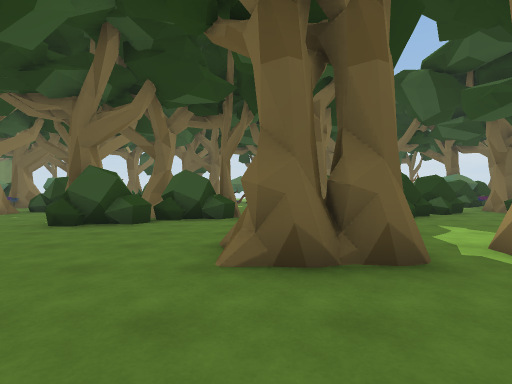
view 1 (above)

21 first-person views from a walk through a 3-D level made in the Unity game engine. The camera is 1.3 m above the floor, looks level and sees 85° across. The floor is counted in squares, 2 m on a side. Each view is taken from the middle of a square. On the plan, view 1 faces up. The plan holds only what a view shows up to about 9 squares ahead; the rest is blank. The place goes on beyond the plan. The player is left out.

view 2
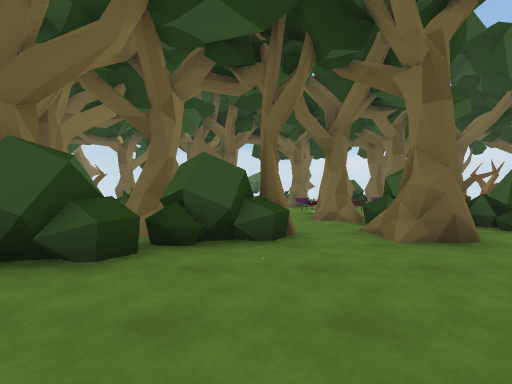

view 3
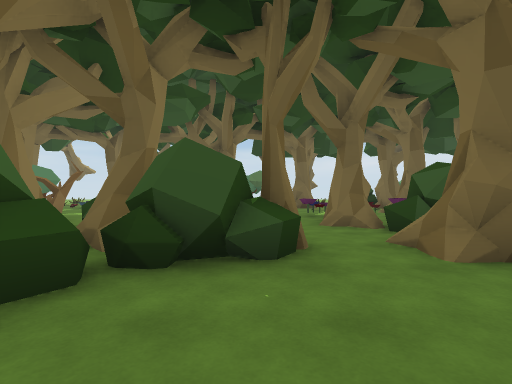

view 4
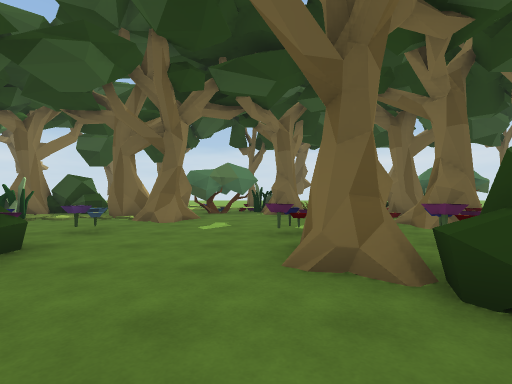

view 5
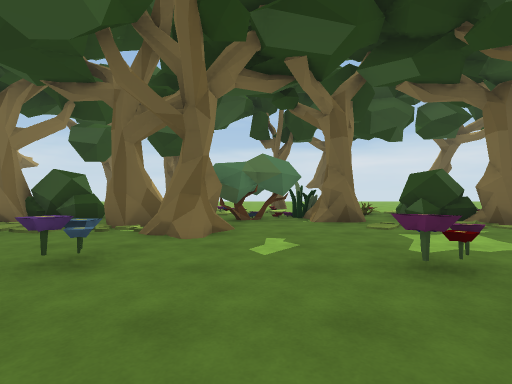

view 6
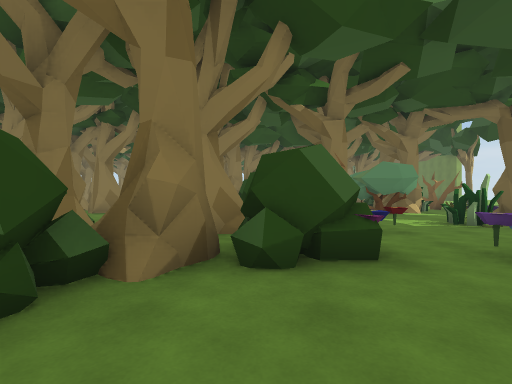

view 7
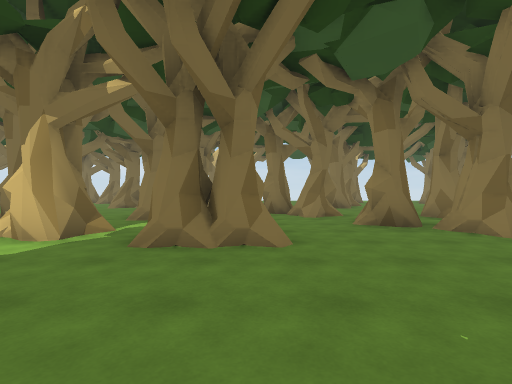

view 8
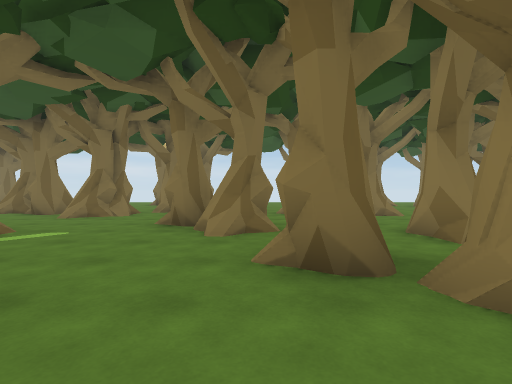

view 9
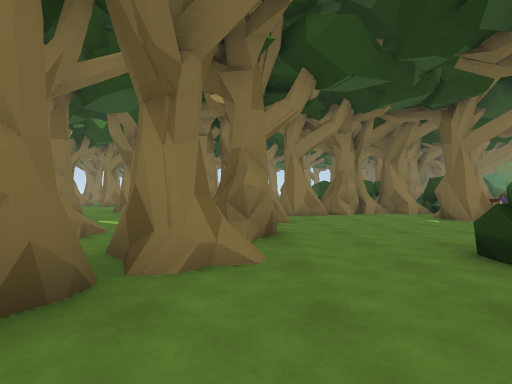

view 10
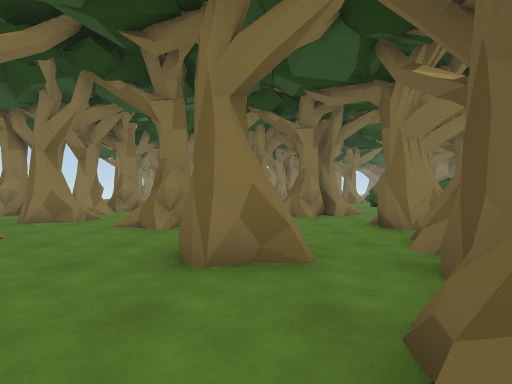

view 11
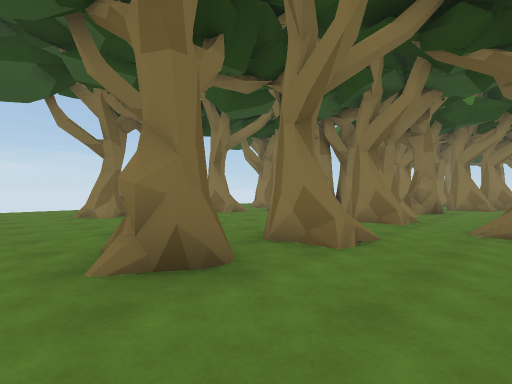

view 12
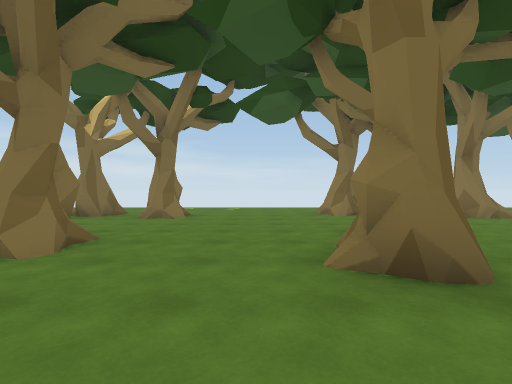

view 13
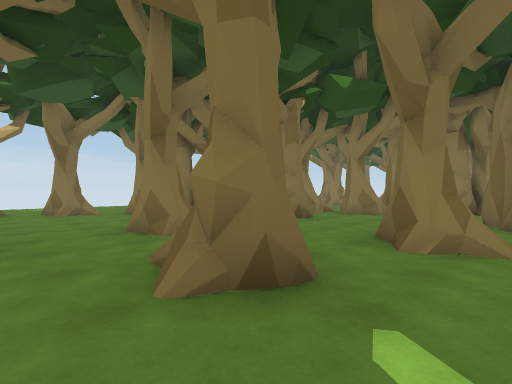

view 14
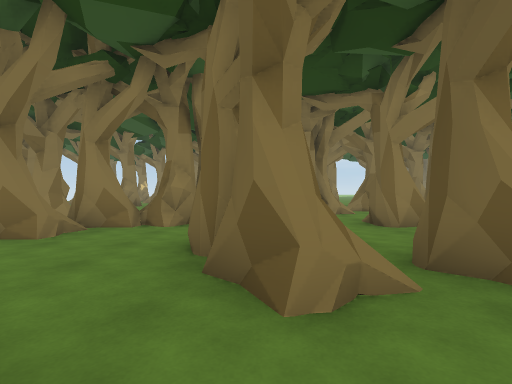

view 15
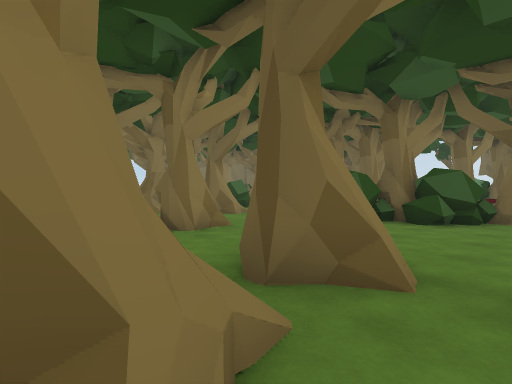

view 16
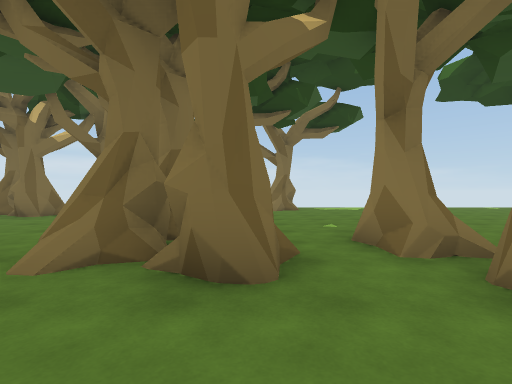

view 17
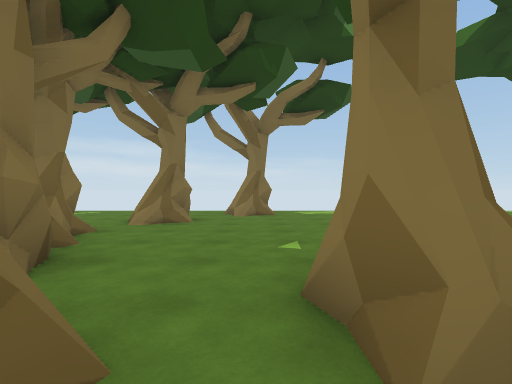

view 18
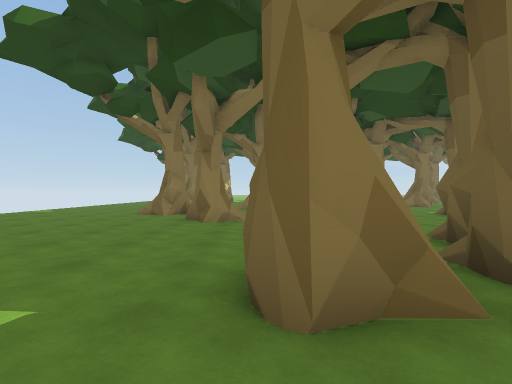

view 19
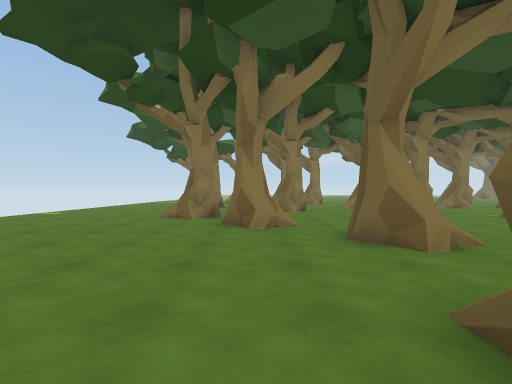

view 20
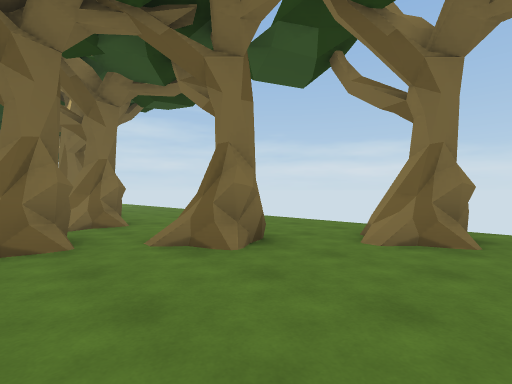

view 21
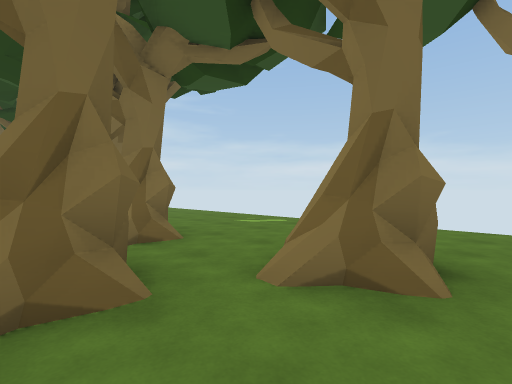

### Floor plan
Key: @ floor where view 1 was taken; # wall or solid block; x gap in a wall; . main floor; : floor 0.25 m higher than the main floor; + floor 0.5 m higher than the main floor; / step, stairs or slope; = window, fence, low wall or low ledge; O other object.
Columns run from 21 left of view 1 to 4 right of it. Each row starts with its distance up from view 1.
 17                    ..  OO
 16                 O  .OO#.O
 15             .O#OO #OOO#.O#
 14            OO...O##O.....#
 13             OO.....O..../#
 12             OO....O....O/#
 11                OO.....O.O
 10          O     O..O...O.
  9         O.OOO OO#OO...OOOO
  8       OOOOO###..##OO.....O
  7        O#O.#....O#OOO.#..O
  6    #   O...#O....#O.......
  5    #.. O...O#.............
  4      ..  ...#.............
  3   ...#.. ../..#.O=...##.O.
  2   ##.....#x#...OO#......#
  1   OO   ../.OO.....OO.....
  0         ##......#....@.+#.
 -1  ..  #.....#.......##.....
 -2  ... O.......OO.....OO....
 -3   ...###................=.
 -4     ...#.O...#.:#.O....##O
 -5 ....#..#.O##.#..#OO...#  O
 -6 .......#..##..... ....#
 -7   #:.......O.... ......
 -8  O.........#.... .......
 -9 OO........./.#.. ....//.
-10 ..........#/.#.O##.../#OO
-11 ..... ....+...........
-12 ....  ..#..........
-13 ...   ..x..........

Positions as (right, up) in squares from view 1, and headings:
1: (0, 0), facing up
2: (-1, 3), facing up
3: (-1, 4), facing up
4: (0, 7), facing up
5: (-1, 9), facing up
6: (0, 9), facing left
7: (0, 7), facing down
8: (-2, 4), facing down
9: (-1, 3), facing left
10: (-2, 0), facing left
11: (-2, -2), facing down-left
12: (-2, -2), facing down
13: (-6, 0), facing down-left
14: (-10, 0), facing left
15: (-11, 0), facing up-left
16: (-12, -2), facing down
17: (-13, -4), facing down
18: (-12, -6), facing left
19: (-13, -7), facing left
20: (-14, -8), facing down-right
21: (-12, -8), facing down-right
